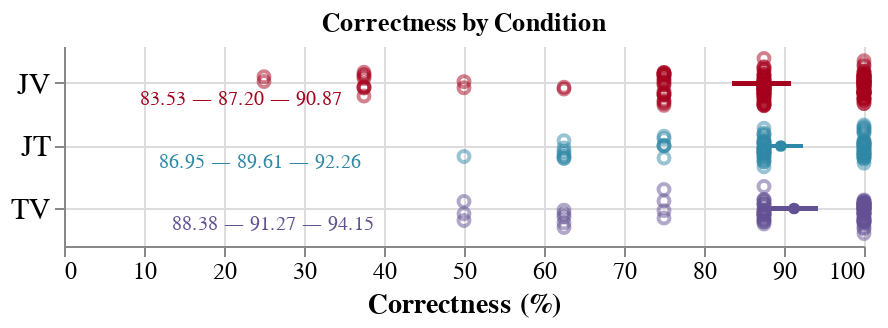

Notebook code for this chart:
### Code cell
# Generate the plot using the updated function
chart = split_beeswarm_facet(stats_df, "condition", stats=True, legend=False)
chart = chart.configure_axis(
    labelFontSize=12,
    titleFontSize=14,
    grid=True,  # Add gridlines
).configure_view(
    strokeWidth=0
).properties(
    title="Correctness by Condition"
)

chart.show()

### Figure 1 — Vega-Lite specification as saved in the notebook (floating-point values rounded to 4 significant figures; data arrays with more than 128 entries replaced by an {"elided": "..."} marker saying what was removed)
{"config": {"view": {"continuousWidth": 300, "continuousHeight": 300, "strokeWidth": 0}, "axis": {"grid": true, "labelFontSize": 12, "titleFontSize": 14}}, "layer": [{"mark": {"type": "point", "opacity": 0.5, "tooltip": true}, "encoding": {"color": {"field": "condition", "legend": null, "scale": {"domain": ["JV", "JT", "TV"], "range": ["#A5021D", "#2F88A6", "#635293"]}, "type": "nominal"}, "x": {"axis": {"values": [0, 10, 20, 30, 40, 50, 60, 70, 80, 90, 100]}, "field": "correctness", "scale": {"domain": [0, 100], "nice": false}, "title": "Correctness (%)", "type": "quantitative"}, "y": {"axis": {"labelFontSize": 15, "titleFontSize": 15}, "field": "condition", "sort": ["JV", "JT", "TV"], "title": null, "type": "nominal"}, "yOffset": {"field": "jitter", "type": "quantitative"}}, "transform": [{"calculate": "sqrt(-2*log(random()))*cos(2*PI*random())", "as": "jitter"}]}, {"mark": {"type": "point", "size": 15}, "encoding": {"color": {"field": "condition", "legend": null, "scale": {"domain": ["JV", "JT", "TV"], "range": ["#A5021D", "#2F88A6", "#635293"]}, "type": "nominal"}, "x": {"aggregate": "mean", "axis": {"values": [0, 10, 20, 30, 40, 50, 60, 70, 80, 90, 100]}, "field": "correctness", "scale": {"domain": [0, 100], "nice": false}, "title": "Correctness (%)", "type": "quantitative"}, "y": {"axis": {"labelFontSize": 15, "titleFontSize": 15}, "field": "condition", "sort": ["JV", "JT", "TV"], "title": null, "type": "nominal"}}}, {"mark": {"type": "rule", "color": "red", "opacity": 1, "strokeWidth": 2, "thickness": 2}, "encoding": {"color": {"field": "condition", "legend": null, "scale": {"domain": ["JV", "JT", "TV"], "range": ["#A5021D", "#2F88A6", "#635293"]}, "type": "nominal"}, "x": {"axis": {"values": [0, 10, 20, 30, 40, 50, 60, 70, 80, 90, 100]}, "field": "ci0", "scale": {"domain": [0, 100], "nice": false}, "title": "Correctness (%)", "type": "quantitative"}, "x2": {"field": "ci1", "title": null}, "y": {"axis": {"labelFontSize": 15, "titleFontSize": 15}, "field": "condition", "sort": ["JV", "JT", "TV"], "title": null, "type": "nominal"}}}, {"mark": {"type": "text", "align": "right", "dx": -210, "dy": 8, "size": 10}, "encoding": {"color": {"field": "condition", "legend": null, "scale": {"domain": ["JV", "JT", "TV"], "range": ["#A5021D", "#2F88A6", "#635293"]}, "type": "nominal"}, "text": {"field": "mean_ci_formatted", "type": "nominal"}, "x": {"aggregate": "mean", "axis": {"values": [0, 10, 20, 30, 40, 50, 60, 70, 80, 90, 100]}, "field": "correctness", "scale": {"domain": [0, 100], "nice": false}, "title": "Correctness (%)", "type": "quantitative"}, "y": {"axis": {"labelFontSize": 15, "titleFontSize": 15}, "field": "condition", "sort": ["JV", "JT", "TV"], "title": null, "type": "nominal"}}}, {"mark": {"type": "text", "align": "center", "dx": 0, "dy": -40, "fontWeight": "bold", "size": 12}, "encoding": {"color": {"value": "gray"}, "text": {"field": "test_results", "type": "nominal"}, "x": {"value": 50}, "y": {"value": -15}}, "transform": [{"filter": "(datum.condition === 'Both')"}]}], "data": {"name": "data-5abeaa7e90a3800ce939fa1894ccc781"}, "height": 100, "title": "Correctness by Condition", "width": 400, "$schema": "https://vega.github.io/schema/vega-lite/v5.20.1.json", "datasets": {"data-5abeaa7e90a3800ce939fa1894ccc781": {"elided": "332 records"}}}
